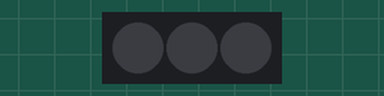
A program run on a simulated BBC micro:bit running MicroPython. Parts: 3 RGB LEDs in strip order, left to right. Dim RGB values are drawn brighter than linear.

Above: at 0.5 s.
At 2.5 s:
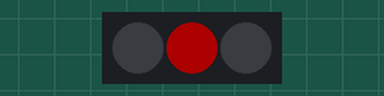
At 3.5 s:
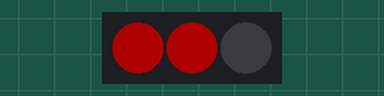
At 5.5 s:
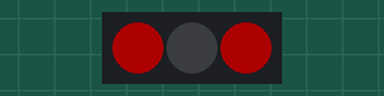
At 7.5 s:
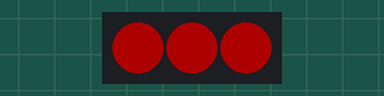
At 9.5 s:
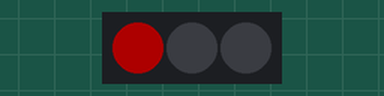
Timing chart, 0 to 10.4 s (numbered marks = the images above):
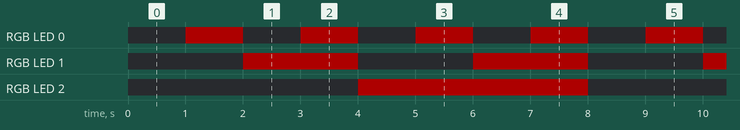

Measured:
- by itself, RGB LED 0: alternates RGB(50, 0, 0) for 1.0 s and off for 1.0 s
- by itself, RGB LED 1: alternates RGB(50, 0, 0) for 2.0 s and off for 2.0 s
- by itself, RGB LED 2: alternates RGB(50, 0, 0) for 4.0 s and off for 4.0 s

The program:

edge_3bit_binary_count.py
```python
from microbit import *
# from random import randint
import neopixel
# Setup the Neopixel strip on pin0 with a length of 3 pixels
np = neopixel.NeoPixel(pin0, 3)

# Define string to hold each bit value for numbers from 0 to 7 for each led
Num_Array = ([0, 0, 0], [0, 0, 1], [0, 1, 0],
             [0, 1, 1], [1, 0, 0], [1, 0, 1], [1, 1, 0], [1, 1, 1])

while True:
# Loop index from 0-7
    for index in range(0, 7):
        # for pixel_id in range(0, 2):
            for num_index in (Num_Array):
                np[0] = ((num_index[2]) * 50, 0, 0)
                np[1] = ((num_index[1]) * 50, 0, 0)
                np[2] = ((num_index[0]) * 50, 0, 0)
                np.show()
                sleep(1000)
```
